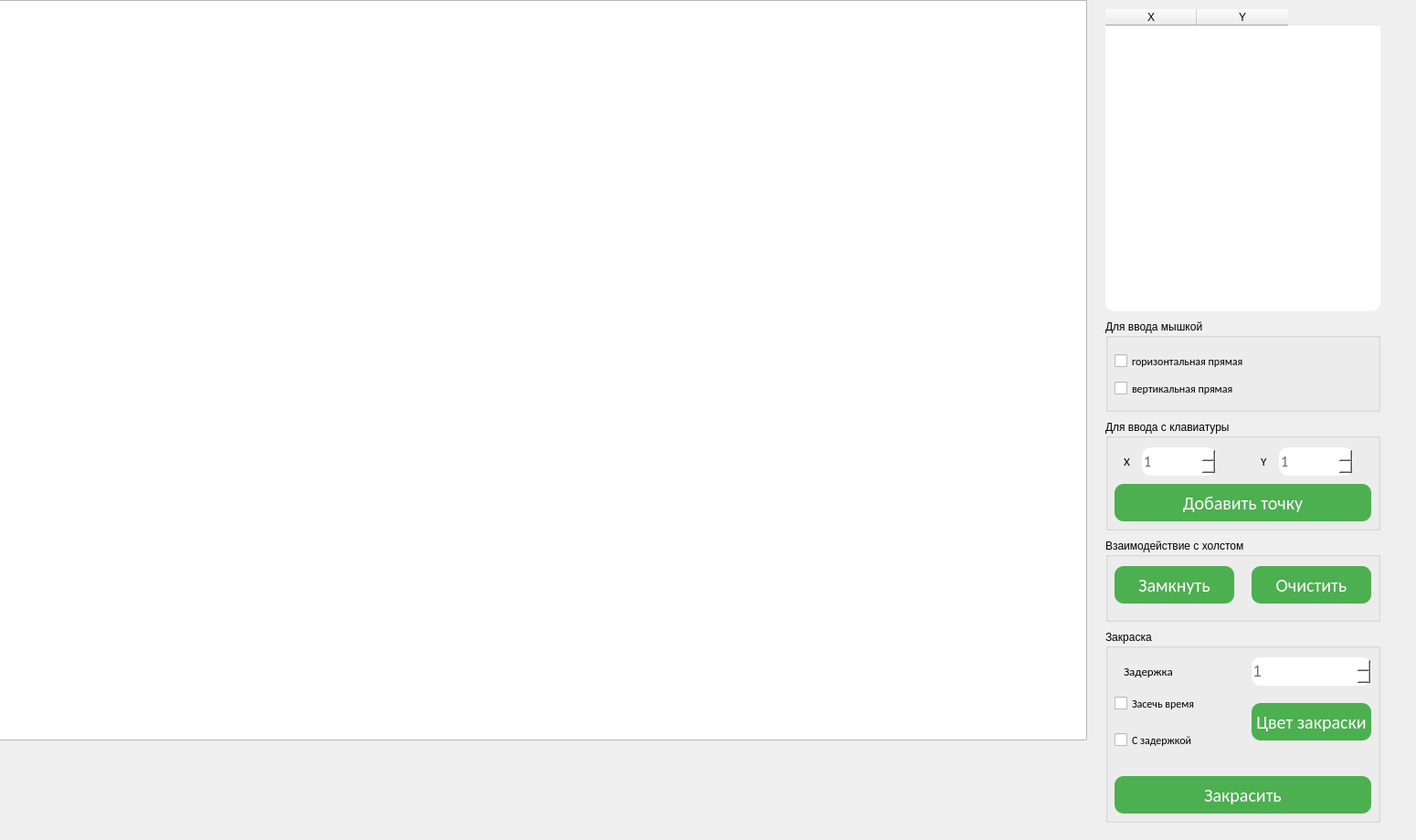
<?xml version="1.0" encoding="UTF-8"?>
<ui version="4.0">
 <class>MainWindow</class>
 <widget class="QMainWindow" name="MainWindow">
  <property name="geometry">
   <rect>
    <x>0</x>
    <y>0</y>
    <width>1550</width>
    <height>920</height>
   </rect>
  </property>
  <property name="windowTitle">
   <string>Заполнение областей</string>
  </property>
  <widget class="QWidget" name="centralwidget">
   <widget class="QGraphicsView" name="view">
    <property name="geometry">
     <rect>
      <x>-10</x>
      <y>0</y>
      <width>1200</width>
      <height>811</height>
     </rect>
    </property>
    <property name="maximumSize">
     <size>
      <width>16777215</width>
      <height>811</height>
     </size>
    </property>
   </widget>
   <widget class="QTableWidget" name="table">
    <property name="geometry">
     <rect>
      <x>1210</x>
      <y>10</y>
      <width>301</width>
      <height>331</height>
     </rect>
    </property>
    <property name="styleSheet">
     <string notr="true">QTableWidget {display: inline-block;
                              font-size: 12px;
                              cursor: pointer;
                              text-align: center;
                              text-decoration: none;
                              outline: none;
                              color: #696969;
                              background-color: #fff;
                              border: none;
                              border-radius: 10px;
                              box-shadow: 0 9px #999;
                            }
QTableWidget:hover {background-color: #fff}
QTableWidget:pressed {
selection-background-color: #C0C0C0;
                              box-shadow: 0 5px #666;
                              transform: translateY(4px);
                            }</string>
    </property>
    <column>
     <property name="text">
      <string>X</string>
     </property>
    </column>
    <column>
     <property name="text">
      <string>Y</string>
     </property>
    </column>
   </widget>
   <widget class="QLabel" name="label_color">
    <property name="geometry">
     <rect>
      <x>1430</x>
      <y>790</y>
      <width>51</width>
      <height>31</height>
     </rect>
    </property>
    <property name="text">
     <string>&lt;html&gt;&lt;head/&gt;&lt;body&gt;&lt;p&gt;&lt;br/&gt;&lt;/p&gt;&lt;/body&gt;&lt;/html&gt;</string>
    </property>
   </widget>
   <widget class="QGroupBox" name="groupBox">
    <property name="geometry">
     <rect>
      <x>1210</x>
      <y>350</y>
      <width>301</width>
      <height>101</height>
     </rect>
    </property>
    <property name="font">
     <font>
      <family>Segoe UI</family>
      <pointsize>9</pointsize>
      <bold>false</bold>
     </font>
    </property>
    <property name="title">
     <string>Для ввода мышкой</string>
    </property>
    <widget class="QCheckBox" name="horiz">
     <property name="geometry">
      <rect>
       <x>10</x>
       <y>30</y>
       <width>271</width>
       <height>31</height>
      </rect>
     </property>
     <property name="font">
      <font>
       <family>Calibri</family>
       <pointsize>9</pointsize>
       <italic>false</italic>
       <bold>false</bold>
      </font>
     </property>
     <property name="text">
      <string>горизонтальная прямая</string>
     </property>
    </widget>
    <widget class="QCheckBox" name="vertic">
     <property name="geometry">
      <rect>
       <x>10</x>
       <y>60</y>
       <width>251</width>
       <height>31</height>
      </rect>
     </property>
     <property name="font">
      <font>
       <family>Calibri</family>
       <pointsize>9</pointsize>
       <bold>false</bold>
      </font>
     </property>
     <property name="text">
      <string>вертикальная прямая</string>
     </property>
    </widget>
   </widget>
   <widget class="QGroupBox" name="groupBox_2">
    <property name="geometry">
     <rect>
      <x>1210</x>
      <y>460</y>
      <width>301</width>
      <height>121</height>
     </rect>
    </property>
    <property name="font">
     <font>
      <family>Segoe UI</family>
      <pointsize>9</pointsize>
      <bold>false</bold>
     </font>
    </property>
    <property name="title">
     <string>Для ввода с клавиатуры</string>
    </property>
    <widget class="QSpinBox" name="x">
     <property name="geometry">
      <rect>
       <x>40</x>
       <y>30</y>
       <width>81</width>
       <height>31</height>
      </rect>
     </property>
     <property name="font">
      <font>
       <family>Calibri</family>
       <pointsize>-1</pointsize>
       <bold>false</bold>
       <underline>false</underline>
       <strikeout>false</strikeout>
      </font>
     </property>
     <property name="styleSheet">
      <string notr="true">QSpinBox {
                              display: inline-block;
                              font-size: 16px;
                              cursor: pointer;
                              text-align: center;
                              text-decoration: none;
                              outline: none;
                              color: #696969;
                              background-color: #fff;
                              border: none;
                              border-radius: 10px;
                              box-shadow: 0 9px #999;
                            }
                            QSpinBox:hover {background-color: #fff}
                            QSpinBox:pressed {
                              selection-background-color: #C0C0C0;
                              box-shadow: 0 5px #666;
                              transform: translateY(4px);
                            }</string>
     </property>
     <property name="minimum">
      <number>1</number>
     </property>
     <property name="maximum">
      <number>561</number>
     </property>
    </widget>
    <widget class="QLabel" name="label">
     <property name="geometry">
      <rect>
       <x>20</x>
       <y>30</y>
       <width>16</width>
       <height>31</height>
      </rect>
     </property>
     <property name="font">
      <font>
       <family>Calibri</family>
       <pointsize>10</pointsize>
       <bold>false</bold>
      </font>
     </property>
     <property name="text">
      <string>X</string>
     </property>
    </widget>
    <widget class="QSpinBox" name="y">
     <property name="geometry">
      <rect>
       <x>190</x>
       <y>30</y>
       <width>81</width>
       <height>31</height>
      </rect>
     </property>
     <property name="font">
      <font>
       <family>Calibri</family>
       <pointsize>-1</pointsize>
       <bold>false</bold>
       <underline>false</underline>
       <strikeout>false</strikeout>
      </font>
     </property>
     <property name="styleSheet">
      <string notr="true">QSpinBox {
                              display: inline-block;
                              font-size: 16px;
                              cursor: pointer;
                              text-align: center;
                              text-decoration: none;
                              outline: none;
                              color: #696969;
                              background-color: #fff;
                              border: none;
                              border-radius: 10px;
                              box-shadow: 0 9px #999;
                            }
                            QSpinBox:hover {background-color: #fff}
                            QSpinBox:pressed {
                              selection-background-color: #C0C0C0;
                              box-shadow: 0 5px #666;
                              transform: translateY(4px);
                            }</string>
     </property>
     <property name="minimum">
      <number>1</number>
     </property>
     <property name="maximum">
      <number>581</number>
     </property>
    </widget>
    <widget class="QLabel" name="label_2">
     <property name="geometry">
      <rect>
       <x>170</x>
       <y>30</y>
       <width>16</width>
       <height>31</height>
      </rect>
     </property>
     <property name="font">
      <font>
       <family>Calibri</family>
       <pointsize>10</pointsize>
       <bold>false</bold>
      </font>
     </property>
     <property name="text">
      <string>Y</string>
     </property>
    </widget>
    <widget class="QPushButton" name="addpoint">
     <property name="geometry">
      <rect>
       <x>10</x>
       <y>70</y>
       <width>281</width>
       <height>41</height>
      </rect>
     </property>
     <property name="font">
      <font>
       <family>Calibri</family>
       <pointsize>-1</pointsize>
       <bold>false</bold>
       <underline>false</underline>
       <strikeout>false</strikeout>
      </font>
     </property>
     <property name="styleSheet">
      <string notr="true">QPushButton {display: inline-block;
                       font-size: 20px;
                       cursor: pointer;
                       text-align: center;
                       text-decoration: none;
                       outline: none;
                        color: #fff;
                        background-color: #4CAF50;
                        border: none;
                        border-radius: 10px;
                        box-shadow: 0 9px #999;
                         }
QPushButton:hover {background-color: #3e8e41}
QPushButton:pressed {background-color: #3e8e41;
                        box-shadow: 0 5px #666;
                        ransform: translateY(4px);
                        }</string>
     </property>
     <property name="text">
      <string>Добавить точку</string>
     </property>
    </widget>
   </widget>
   <widget class="QGroupBox" name="groupBox_3">
    <property name="geometry">
     <rect>
      <x>1210</x>
      <y>590</y>
      <width>301</width>
      <height>91</height>
     </rect>
    </property>
    <property name="font">
     <font>
      <family>Segoe UI</family>
      <pointsize>9</pointsize>
      <bold>false</bold>
     </font>
    </property>
    <property name="title">
     <string>Взаимодействие с холстом</string>
    </property>
    <widget class="QPushButton" name="lock">
     <property name="geometry">
      <rect>
       <x>10</x>
       <y>30</y>
       <width>131</width>
       <height>41</height>
      </rect>
     </property>
     <property name="font">
      <font>
       <family>Calibri</family>
       <pointsize>-1</pointsize>
       <bold>false</bold>
       <underline>false</underline>
       <strikeout>false</strikeout>
      </font>
     </property>
     <property name="styleSheet">
      <string notr="true">QPushButton {display: inline-block;
                       font-size: 20px;
                       cursor: pointer;
                       text-align: center;
                       text-decoration: none;
                       outline: none;
                        color: #fff;
                        background-color: #4CAF50;
                        border: none;
                        border-radius: 10px;
                        box-shadow: 0 9px #999;
                         }
QPushButton:hover {background-color: #3e8e41}
QPushButton:pressed {background-color: #3e8e41;
                        box-shadow: 0 5px #666;
                        ransform: translateY(4px);
                        }</string>
     </property>
     <property name="text">
      <string>Замкнуть</string>
     </property>
    </widget>
    <widget class="QPushButton" name="erase">
     <property name="geometry">
      <rect>
       <x>160</x>
       <y>30</y>
       <width>131</width>
       <height>41</height>
      </rect>
     </property>
     <property name="font">
      <font>
       <family>Calibri</family>
       <pointsize>-1</pointsize>
       <bold>false</bold>
       <underline>false</underline>
       <strikeout>false</strikeout>
      </font>
     </property>
     <property name="styleSheet">
      <string notr="true">QPushButton {display: inline-block;
                       font-size: 20px;
                       cursor: pointer;
                       text-align: center;
                       text-decoration: none;
                       outline: none;
                        color: #fff;
                        background-color: #4CAF50;
                        border: none;
                        border-radius: 10px;
                        box-shadow: 0 9px #999;
                         }
QPushButton:hover {background-color: #3e8e41}
QPushButton:pressed {background-color: #3e8e41;
                        box-shadow: 0 5px #666;
                        ransform: translateY(4px);
                        }</string>
     </property>
     <property name="text">
      <string>Очистить</string>
     </property>
    </widget>
   </widget>
   <widget class="QGroupBox" name="groupBox_4">
    <property name="geometry">
     <rect>
      <x>1210</x>
      <y>690</y>
      <width>301</width>
      <height>211</height>
     </rect>
    </property>
    <property name="font">
     <font>
      <family>Segoe UI</family>
      <pointsize>9</pointsize>
      <bold>false</bold>
     </font>
    </property>
    <property name="title">
     <string>Закраска</string>
    </property>
    <widget class="QSpinBox" name="ms_del">
     <property name="geometry">
      <rect>
       <x>160</x>
       <y>30</y>
       <width>131</width>
       <height>31</height>
      </rect>
     </property>
     <property name="styleSheet">
      <string notr="true">QSpinBox {
                              display: inline-block;
                              font-size: 16px;
                              cursor: pointer;
                              text-align: center;
                              text-decoration: none;
                              outline: none;
                              color: #696969;
                              background-color: #fff;
                              border: none;
                              border-radius: 10px;
                              box-shadow: 0 9px #999;
                            }
                            QSpinBox:hover {background-color: #fff}
                            QSpinBox:pressed {
                              selection-background-color: #C0C0C0;
                              box-shadow: 0 5px #666;
                              transform: translateY(4px);
                            }</string>
     </property>
     <property name="minimum">
      <number>1</number>
     </property>
     <property name="maximum">
      <number>10000</number>
     </property>
    </widget>
    <widget class="QCheckBox" name="timer">
     <property name="geometry">
      <rect>
       <x>10</x>
       <y>70</y>
       <width>161</width>
       <height>21</height>
      </rect>
     </property>
     <property name="font">
      <font>
       <family>Calibri</family>
       <pointsize>9</pointsize>
      </font>
     </property>
     <property name="text">
      <string>Засечь время</string>
     </property>
    </widget>
    <widget class="QCheckBox" name="delay">
     <property name="geometry">
      <rect>
       <x>10</x>
       <y>110</y>
       <width>161</width>
       <height>21</height>
      </rect>
     </property>
     <property name="font">
      <font>
       <family>Calibri</family>
       <pointsize>9</pointsize>
      </font>
     </property>
     <property name="text">
      <string>С задержкой</string>
     </property>
    </widget>
    <widget class="QPushButton" name="change_color">
     <property name="geometry">
      <rect>
       <x>160</x>
       <y>80</y>
       <width>131</width>
       <height>41</height>
      </rect>
     </property>
     <property name="font">
      <font>
       <family>Calibri</family>
       <pointsize>-1</pointsize>
       <underline>false</underline>
       <strikeout>false</strikeout>
      </font>
     </property>
     <property name="styleSheet">
      <string notr="true">QPushButton {display: inline-block;
                       font-size: 20px;
                       cursor: pointer;
                       text-align: center;
                       text-decoration: none;
                       outline: none;
                        color: #fff;
                        background-color: #4CAF50;
                        border: none;
                        border-radius: 10px;
                        box-shadow: 0 9px #999;
                         }
QPushButton:hover {background-color: #3e8e41}
QPushButton:pressed {background-color: #3e8e41;
                        box-shadow: 0 5px #666;
                        ransform: translateY(4px);
                        }</string>
     </property>
     <property name="text">
      <string>Цвет закраски</string>
     </property>
    </widget>
    <widget class="QPushButton" name="paint">
     <property name="geometry">
      <rect>
       <x>10</x>
       <y>160</y>
       <width>281</width>
       <height>41</height>
      </rect>
     </property>
     <property name="font">
      <font>
       <family>Calibri</family>
       <pointsize>-1</pointsize>
       <underline>false</underline>
       <strikeout>false</strikeout>
      </font>
     </property>
     <property name="styleSheet">
      <string notr="true">QPushButton {display: inline-block;
                       font-size: 20px;
                       cursor: pointer;
                       text-align: center;
                       text-decoration: none;
                       outline: none;
                        color: #fff;
                        background-color: #4CAF50;
                        border: none;
                        border-radius: 10px;
                        box-shadow: 0 9px #999;
                         }
QPushButton:hover {background-color: #3e8e41}
QPushButton:pressed {background-color: #3e8e41;
                        box-shadow: 0 5px #666;
                        ransform: translateY(4px);
                        }</string>
     </property>
     <property name="text">
      <string>Закрасить</string>
     </property>
    </widget>
    <widget class="QLabel" name="label_3">
     <property name="geometry">
      <rect>
       <x>20</x>
       <y>30</y>
       <width>111</width>
       <height>31</height>
      </rect>
     </property>
     <property name="font">
      <font>
       <family>Calibri</family>
       <pointsize>10</pointsize>
      </font>
     </property>
     <property name="text">
      <string>Задержка</string>
     </property>
    </widget>
   </widget>
  </widget>
 </widget>
 <resources/>
 <connections/>
</ui>
